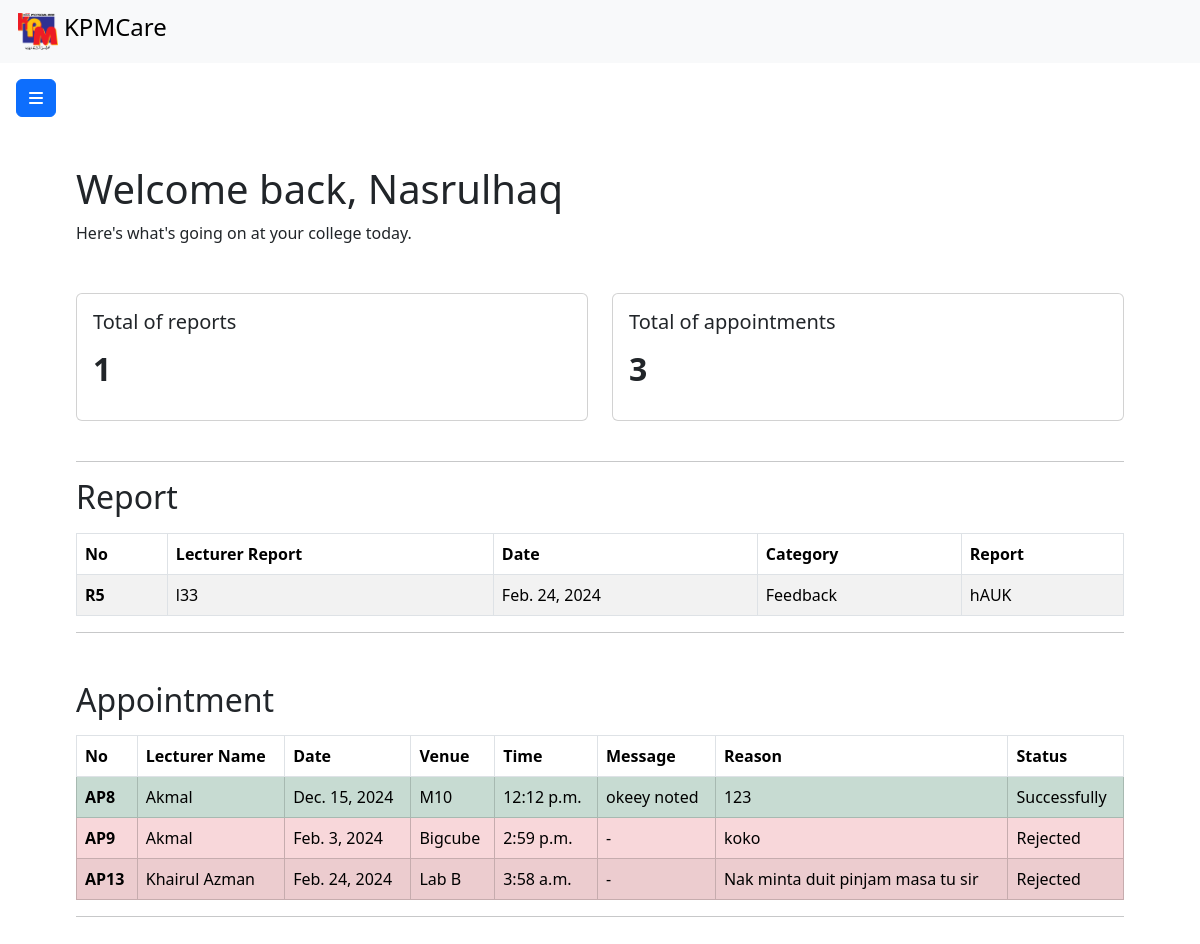
The app's page /intervention/student/ST123 with its own data.
### intervention/models.py (models this page shows)
class Student(models.Model):
    studentId = models.CharField(max_length=5, primary_key=True)
    studentName = models.CharField(max_length=200)
    mentor = models.ForeignKey(Mentor, on_delete=models.CASCADE)
    password = models.CharField(max_length=128)
    address = models.TextField(blank=True, null=True ,default="Value not set")
    phone = models.CharField(blank=True , default="Value not set", null=True,max_length=15)
    course = models.CharField(blank=True , default="Value not set", null=True,max_length=15)
    image = models.ImageField(default='default.jpg', upload_to='profile_pics')

class Report(models.Model):
    student = models.ForeignKey(Student, on_delete=models.CASCADE)
    mentor = models.ForeignKey(Mentor, on_delete=models.CASCADE)
    date = models.DateField(auto_now_add=True)
    reportCategory = models.CharField(max_length=100)  # Adjusted max_length for consistency
    reportText = models.TextField()

class Appointment(models.Model):
    mentor = models.ForeignKey(Mentor, on_delete=models.CASCADE)
    student = models.ForeignKey(Student, on_delete=models.CASCADE)
    appointmentDate = models.DateField()
    venue = models.CharField(max_length=100)
    time = models.TimeField()
    description = models.TextField(blank=True, null=True, default="-")
    purpose = models.TextField(blank=True, null=True, default="-")
    status = models.CharField(max_length=8, default="Pending...")

class Mentor(models.Model):
    mentorId = models.CharField(max_length=5, primary_key=True)
    mentorName = models.CharField(max_length=200)  # Changed TextField to CharField for consistency
    password = models.CharField(max_length=128)

### intervention/views.py (the view)
# urls.py: path("student/<str:studentId>", views.studentPage, name="studentPage"),
def studentPage(request, studentId):
    try:
        student = Student.objects.filter(studentId=studentId).values()
        report = Report.objects.filter(student= studentId).values()
        appointment = Appointment.objects.filter(student=studentId).values()
        mentorDetails = Mentor.objects.all().values
        totalRepo = Report.objects.filter(student=studentId).count()
        totalApp = Appointment.objects.filter(student=studentId).count()
        studentDetails = Student.objects.get(studentId=studentId)
        student_details = {
            'studentDetails': student,
            'studentDetails1':studentDetails,
            'reports': report,
            'appointmentDetails': appointment,
            'mentorDetails':mentorDetails,
            'totalReport':totalRepo,
            'totalApp':totalApp,
        }
        return render(request, 'student_page.html', student_details)
    except Student.DoesNotExist:
        return HttpResponse("Student not found")

### intervention/templates/student_page.html (shortened to what this page needs)
{% load static %}
<!DOCTYPE html>
<html lang="en">
<head>
    <link rel="stylesheet" href="{% static 'style.css'%}">
    <link href="https://cdn.jsdelivr.net/npm/bootstrap@5.3.2/dist/css/bootstrap.min.css" rel="stylesheet"
>
</head>
<body>
    <nav class="navbar navbar-expand-lg bg-body-tertiary">
        <div class="container-fluid">
            <span class="navbar-brand my-nav mb-0 h1">
                <img src="{% static 'assets/LogoKPM.png' %}" alt="" width="40">
                <h4>KPMCare</h4>
            </span>
        </div>
    </nav>
    <main>
        <button class="btn btn-primary" type="button" data-bs-toggle="offcanvas" data-bs-target="#leftOffcanvas"
                aria-controls="leftOffcanvas">
                <i class="fa-solid fa-bars"></i>
        </button>
        <div class="content">
            <div class="container mb-5">
              <h1>Welcome back, {{studentDetails1.studentName}}</h1>
              <p class="fw-lighter">Here's what's going on at your college today.</p>
              <div class="row mt-5 center">
                <div class="col-sm-6 mb-3 mb-sm-0">
                  <div class="card">
                    <div class="card-body">
                      <h5 class="card-title">Total of reports</h5>
                      <p class="card-text">
                        {% if totalReport%}
                        <h2><strong>{{totalReport}}</strong></h2>
                        {%else%}
                        <h2><strong>0</strong></h2>
                        {%endif%}
                      </p>
                    </div>
                  </div>
                </div>
                <div class="col-sm-6">
                  <div class="card">
                    <div class="card-body">
                      <h5 class="card-title">Total of appointments</h5>
                      <p class="card-text">
                        {% if totalApp%}
                        <h2><strong>{{totalApp}}</strong></h2>
                        {% else %}
                        <h2>0</h2>
                        {%endif%}
                      </p>
                    </div>
                  </div>
                </div>
              </div>
              <br>
              <hr>
              <div class="title-header mb-2"><h2>Report</h2></div>
            <table class="table table-striped table-hover table-bordered">
                <thead>
                    <tr>
                        <th scope="col">No</th>
                        <th scope="col">Lecturer Report</th>
                        <th scope="col">Date</th>
                        <th scope="col">Category</th>
                        <th scope="col">Report</th>
                    </tr>
                  </thead>
                  <tbody>
                    {% for report in reports %}
                    <tr>
                      <th scope="row">R{{report.id}}</th>
                      <td>{{report.mentor_id}}</td>
                      <td>{{report.date}}</td>
                      <td>{{report.reportCategory}}</td>
                      <td>{{report.reportText}}</td>
                    </tr>
                    {% endfor %}
                  </tbody>
            </table>
            <hr>
            <div class="title-header mb-2 mt-5">
                <h2>Appointment</h2>
            </div>
            <table class="table table-striped table-hover table-bordered">
                <thead>
                    <tr>
                        <th scope="col">No</th>
                        <th scope="col">Lecturer Name</th>
                        <th scope="col">Date</th>
                        <th scope="col">Venue</th>
                        <th scope="col">Time</th>
                        <th scope="col">Message</th>
                        <th scope="col">Reason</th>
                        <th scope="col">Status</th>
                    </tr>
                </thead>
                <tbody>
                    {% for appointment in appointmentDetails %}
                    {% if appointment.status == "Pending..."%}
                    <tr class="table-warning">
                        <th scope="row">AP{{ appointment.id }}</th>
                        {% for mentor in mentorDetails %}
                        {% if appointment.mentor_id == mentor.mentorId %}
                        <td>{{ mentor.mentorName }}</td>
                        {% endif %}
                        {% endfor %}
                        <td>{{ appointment.appointmentDate }}</td>
                        <td>{{ appointment.venue }}</td>
                        <td>{{ appointment.time }}</td>
                        <td>{{ appointment.description }}</td>
                        <td>{{ appointment.purpose }}</td>
                        <td>{{ appointment.status }}</td>
                    </tr>
                    {%elif appointment.status == "Rejected"%}
                    <tr class="table-danger">
                        <th scope="row">AP{{ appointment.id }}</th>
                        {% for mentor in mentorDetails %}
                        {% if appointment.mentor_id == mentor.mentorId %}
                        <td>{{ mentor.mentorName }}</td>
                        {% endif %}
                        {% endfor %}
                        <td>{{ appointment.appointmentDate }}</td>
                        <td>{{ appointment.venue }}</td>
                        <td>{{ appointment.time }}</td>
                        <td>{{ appointment.description }}</td>
                        <td>{{ appointment.purpose }}</td>
                        <td>{{ appointment.status }}</td>
                    </tr>
                    {%else%}
                    <tr class="table-success">
                        <th scope="row">AP{{ appointment.id }}</th>
                        {% for mentor in mentorDetails %}
                        {% if appointment.mentor_id == mentor.mentorId %}
                        <td>{{ mentor.mentorName }}</td>
                        {% endif %}
                        {% endfor %}
                        <td>{{ appointment.appointmentDate }}</td>
                        <td>{{ appointment.venue }}</td>
                        <td>{{ appointment.time }}</td>
                        <td>{{ appointment.description }}</td>
                        <td>{{ appointment.purpose }}</td>
                        <td>{{ appointment.status }}</td>
                    </tr>
                    {%endif%}
                    {% endfor %}
                </tbody>
            </table>
            <hr>
        </div>
              </div>
    </main>
</body>
</html>

### intervention/static/style.css (style rules this page uses)
.my-nav { display: flex; flex-direction: row; gap: 0.3em; padding: 0.2em 0.3em; }
main { padding: 1em; }
main .title-header { display: flex; flex-direction: row; width: 100%; justify-content: start; }
.content { margin: 3em; }

### records on screen
Student: studentName "Nasrulhaq"
Report: id "5", mentor_id "l33", date "Feb. 24, 2024", reportCategory "Feedback", reportText "hAUK"
Appointment: id "8", appointmentDate "Dec. 15, 2024", venue "M10", time "12:12 p.m.", description "okeey noted", purpose "123", status "Successfully"
Mentor: mentorName "Akmal"
Appointment: id "9", appointmentDate "Feb. 3, 2024", venue "Bigcube", time "2:59 p.m.", description "-", purpose "koko", status "Rejected"
Appointment: id "13", appointmentDate "Feb. 24, 2024", venue "Lab B", time "3:58 a.m.", description "-", purpose "Nak minta duit pinjam masa tu sir", status "Rejected"
Mentor: mentorName "Khairul Azman"

### other values on screen
{{ totalReport }} "1"
{{ totalApp }} "3"
